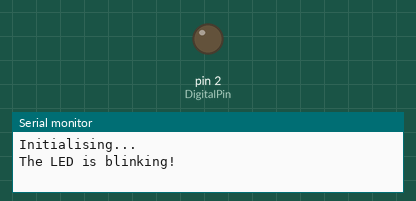
Bench run of a sketch on a simulated Arduino Uno, built with avr-gcc and run on an emulated ATmega328P. Parts: output pins drawn as LEDs (lit = HIGH), the last lines printed to the serial monitor. Dashed ring = blinking.

Above: at 1.0 s.
At 2.5 s:
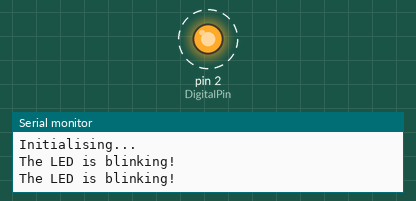
Timing chart, 0 to 4.6 s (numbered marks = the images above):
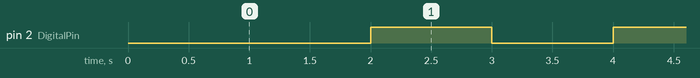

Measured:
- by itself, pin 2 (DigitalPin): alternates HIGH for 1.0 s and LOW for 1.0 s

The sketch:

BlinkLEDReport.ino
```cpp
/**
 * Filename: BlinkLEDReport.ino
 *
 * Purpose: Makes the LED blinking continuously and at the same time
 *          reporting to the output serial that the LED is blinking
 *          through Serial API.
 *
 * Date: 04-10-2020
 *
 */

/* GLOBALS */
int DigitalPin = 2;
int BaudRate = 9600;

void setup() {
  /**
   * Initialise the serial port communication and output
   * instruction data to the second pin.
   */
  Serial.begin(BaudRate);
  pinMode(DigitalPin, OUTPUT);
  Serial.println("Initialising...");
}

void BlinkLed(void) {
  /* Just make the LED blink and delay for a second */
  delay(1000);
  digitalWrite(DigitalPin, LOW);
  delay(1000);
  digitalWrite(DigitalPin, HIGH);
}

void loop() {
  /**
   * Report through the COM3 serial port that the LED
   * is blinking.
   */
  Serial.println("The LED is blinking!");

  /* Make our LED blink */
  BlinkLed();
}
```
